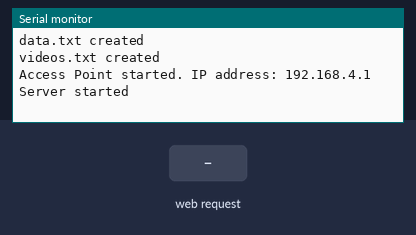
This sketch was run on a simulated ESP32. Parts: the last lines printed to the serial monitor. Inputs (shaded band) come from the test bench. Storage starts empty.

Above: at 1.2 s.
1.3 s: HTTP request GET /send received
At 2.5 s:
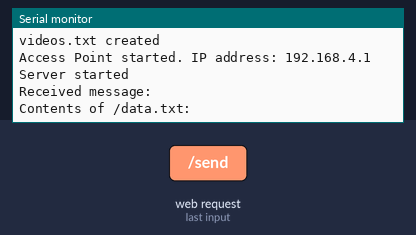
2.8 s: HTTP request GET /store received
At 3.5 s:
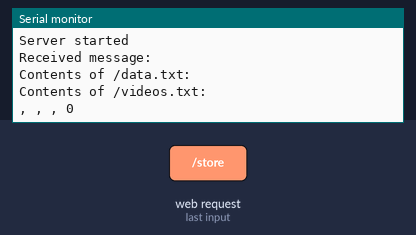

Measured:
- after the input at 1.3 s, the serial monitor: prints a new line at once (image 1)
- after the input at 2.8 s, the serial monitor: prints a new line at once (image 2)

The sketch:

arduino_sketch.ino
```cpp
#include <WiFi.h>
#include <WebServer.h>
#include <SPIFFS.h>

const char *ssid = "ESP32-Access-Point";  // SSID for the Access Point
const char *password = "123456789";       // Password for the Access Point
WebServer server(80);                     // Create a web server object

// Files to store data
const char *dataFile = "/data.txt";       // For string storage
const char *videosFile = "/videos.txt";   // For video data storage

// Sample text for /info route
const String infoText = "Madan Bhandari Memorial College, a non-profit making community institution, was established in 2001 to impart quality education at an affordable cost. The college offers a wide range of academic courses in XI, XII, BA, BBS, BBM, BCA, BScCSIT, and Master’s Degree courses in Sociology, Journalism, and English. Since its inception, the college has achieved remarkable success in terms of quality education and infrastructural development. It has received generous help from many individuals and institutions for the enhancement of quality education and the development of infrastructural facilities. It is managed by a dedicated team of educationists, academics, and social workers.";

// Function to initialize SPIFFS
void initSPIFFS() {
    if (!SPIFFS.begin(true)) {
        Serial.println("An error has occurred while mounting SPIFFS");
        return;
    }
}

// Function to read and print the contents of the file
void printFileContents(const char* filename) {
    File file = SPIFFS.open(filename, "r");
    if (!file) {
        Serial.println("Failed to open file for reading");
        return;
    }

    Serial.println("Contents of " + String(filename) + ":");
    while (file.available()) {
        String line = file.readStringUntil('\n');
        Serial.println(line);  // Print each line
    }
    file.close();
}

// Function to check if string exists in the file
bool stringExists(const String &str) {
    File file = SPIFFS.open(dataFile, "r");
    if (!file) {
        Serial.println("Failed to open file for reading");
        return false;
    }

    String trimmedStr = str; // Create a copy of str
    trimmedStr.trim();       // Trim the copy

    while (file.available()) {
        String line = file.readStringUntil('\n');
        line.trim(); // Trim the line read from the file
        if (line.equalsIgnoreCase(trimmedStr)) {  // Case-insensitive comparison
            file.close();
            return true;  // String found
        }
    }

    file.close();
    return false;  // String not found
}

// Function to store new string in the data file
void storeString(const String &str) {
    File file = SPIFFS.open(dataFile, "a");  // Open file in append mode
    if (file) {
        file.println(str);  // Write the string to the file
        file.close();
    } else {
        Serial.println("Failed to open file for writing");
    }
}

// Function to store video data in the videos file
void storeVideoData(const String &userName, const String &longitudeStr, const String &latitudeStr, unsigned long unixtime) {
    File file = SPIFFS.open(videosFile, "a");
    if (file) {
        String data = String(userName) + ", " + longitudeStr + ", " + latitudeStr + ", " + String(unixtime);
        file.println(data);
        file.close();
    } else {
        Serial.println("Failed to open videos file for writing");
    }
}

// Handle incoming GET requests for storing video data
void handleStoreVideo() {
    String userName = server.arg("userName");
    String longitudeStr = server.arg("longitude"); // Retrieve as String
    String latitudeStr = server.arg("latitude");   // Retrieve as String
    unsigned long unixtime = server.arg("unixtime").toInt();

    storeVideoData(userName, longitudeStr, latitudeStr, unixtime);
    server.send(200, "text/plain", "Video data stored successfully");

    printFileContents(videosFile);
}

// Handle incoming GET requests for retrieving video data
void handleGetVideos() {
    File file = SPIFFS.open(videosFile, "r");
    if (!file) {
        server.send(500, "text/plain", "Failed to open videos file");
        return;
    }

    String videosData = "";
    while (file.available()) {
        videosData += file.readStringUntil('\n') + "\n"; // Append each line to videosData
    }
    file.close();

    server.send(200, "text/plain", videosData);  // Send the entire file content
}

// Handle incoming GET requests for string messages
void handleGet() {
    String message = server.arg("message");  // Get the message from the request
    Serial.println("Received message: " + message);

    // Check if the string already exists
    if (stringExists(message)) {
        server.send(200, "text/plain", "false");  // Send 'false' response
    } else {
        storeString(message);  // Store new string
        server.send(200, "text/plain", "true");  // Send 'true' response
    }

    // Print file contents after each request
    printFileContents(dataFile);
}

// Handle incoming GET requests for /info
void handleInfo() {
    server.send(200, "text/plain", infoText);  // Send the hardcoded sample text
}

// Handle incoming GET requests for /video
void handleVideo() {
    String videoFileName = "Test.mp4";  // Sample video file name
    server.send(200, "text/plain", videoFileName);  // Send the file name
}

// Handle incoming GET requests for /users (returns all users in data.txt)
void handleGetUsers() {
    File file = SPIFFS.open(dataFile, "r");
    if (!file) {
        server.send(500, "text/plain", "Failed to open data file");
        return;
    }

    String usersData = "";
    while (file.available()) {
        usersData += file.readStringUntil('\n') + "\n"; // Append each line to usersData
    }
    file.close();

    server.send(200, "text/plain", usersData);  // Send the entire file content
}

// Handle incoming GET requests for /clear (clears data.txt and videos.txt contents)
void handleClear() {
    File file;

    // Clear data.txt
    file = SPIFFS.open(dataFile, "w");
    if (file) {
        file.close();
    } else {
        server.send(500, "text/plain", "Failed to clear data file");
        return;
    }

    // Clear videos.txt
    file = SPIFFS.open(videosFile, "w");
    if (file) {
        file.close();
    } else {
        server.send(500, "text/plain", "Failed to clear videos file");
        return;
    }

    server.send(200, "text/plain", "Files cleared successfully");
}

void setup() {
    Serial.begin(115200);
    initSPIFFS();  // Initialize SPIFFS

    // Check if the data file exists
    if (!SPIFFS.exists(dataFile)) {
        File file = SPIFFS.open(dataFile, "w"); // Create the file if it doesn't exist
        if (!file) {
            Serial.println("Failed to create data file");
        } else {
            file.close();
            Serial.println("data.txt created");
        }
    }

    // Check if the videos file exists
    if (!SPIFFS.exists(videosFile)) {
        File file = SPIFFS.open(videosFile, "w"); // Create the file if it doesn't exist
        if (!file) {
            Serial.println("Failed to create videos file");
        } else {
            file.close();
            Serial.println("videos.txt created");
        }
    }

    // Set up the Access Point
    WiFi.softAP(ssid, password);
    Serial.println("Access Point started. IP address: " + WiFi.softAPIP().toString());

    // Set up the server routes
    server.on("/send", HTTP_GET, handleGet);           // Store message strings
    server.on("/store", HTTP_GET, handleStoreVideo);   // Store video data
    server.on("/videos", HTTP_GET, handleGetVideos);   // Retrieve video data
    server.on("/info", HTTP_GET, handleInfo);          // Hardcoded info text
    server.on("/video", HTTP_GET, handleVideo);        // Return sample video file name
    server.on("/users", HTTP_GET, handleGetUsers);     // Retrieve all users from data.txt
    server.on("/clear", HTTP_GET, handleClear);        // Clear contents of data.txt and videos.txt
    server.begin();  // Start the server
    Serial.println("Server started");
}

void loop() {
    server.handleClient();  // Handle incoming client requests
}
```
